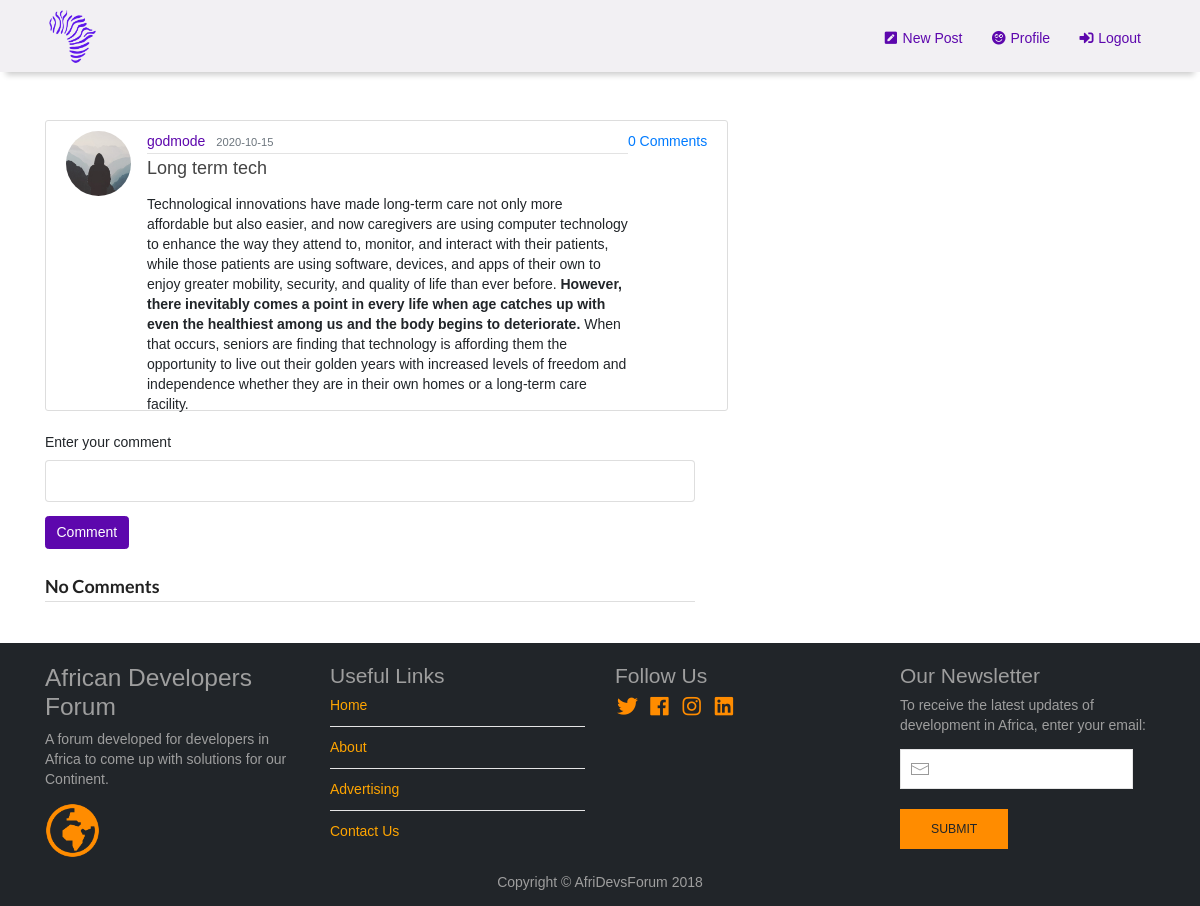
The app's page /post/1 (signed in) with its own data.
### flaskblog/models.py (models this page shows, shortened)
class User(db.Model, UserMixin):  # this class is used for creating the database table User
    id = db.Column(db.Integer, primary_key = True)  # id attribute/column that is an integer and primary key
    name = db.Column(db.String(64))
    username = db.Column(db.String(20), unique = True, nullable = False)
    email = db.Column(db.String(120), unique = True, nullable = False)
    country = db.Column(db.String(20), nullable = False)
    about_me = db.Column(db.Text())
    member_since = db.Column(db.DateTime, default = datetime.utcnow)
    image_file = db.Column(db.String(20), nullable = False, default = 'default.jpg')
    password = db.Column(db.String(60), nullable = True)
    confirmed = db.Column(db.Boolean, default = False)
    role_id = db.Column(db.Integer, db.ForeignKey('role.id'))
    posts = db.relationship('Post', backref = 'author',
                            lazy = True)  # defining a relationship between user(author) & post
    comments = db.relationship('Comment', backref = 'author', lazy = 'dynamic')
    def can(self, permissions):
        return self.role is not None and \
               (self.role.permissions & permissions) == permissions

class Post(db.Model):
    __searchable__ = ['title', 'content']
    id = db.Column(db.Integer, primary_key = True)
    title = db.Column(db.String(100), nullable = False)
    date_posted = db.Column(db.DateTime, nullable = False, default = datetime.utcnow)
    content = db.Column(db.Text, nullable = False)
    user_id = db.Column(db.Integer, db.ForeignKey('user.id'), nullable = False)  # a foreign key
    tag = db.relationship('Tag', secondary = post_tag, backref = 'post', lazy = 'dynamic')
    comments = db.relationship('Comment', backref = 'post', lazy = 'dynamic')

### flaskblog/posts/routes.py (the view, shortened to what this page needs)
@posts.route("/post/<int:post_id>", methods = ['GET', 'POST'])
def post(post_id):
    view_post = Post.query.get_or_404(post_id)
    form = CommentForm()
    page = request.args.get('page', 1, type = int)
    if page == -1:
        page = (view_post.comments.count() - 1) // current_app.config['FLASKY_COMMENTS_PER_PAGE'] + 1
    pagination = view_post.comments.order_by(Comment.timestamp.asc()).paginate(page, per_page = current_app.config[
        'FLASKY_COMMENTS_PER_PAGE'], error_out = False)
    comments = pagination.items
    return render_template('post.html', title = view_post.title, post = view_post, form = form, comments = comments,
                           pagination = pagination)

### flaskblog/posts/forms.py
class CommentForm(FlaskForm):
    body = StringField('Enter your comment', validators = [DataRequired()])
    submit = SubmitField('Comment')

### flaskblog/__init__.py (called while the page is built)
def initialize_extensions(app):
    db.init_app(app)
    migrate.init_app(app, db)
    bcrypt.init_app(app)
    login_manager.init_app(app)
    mail.init_app(app)
    ckeditor.init_app(app)
    bootstrap.init_app(app)
    moment.init_app(app)
    from flaskblog.models import User
    @login_manager.user_loader
    def load_user(user_id):
        return User.query.filter(User.id == int(user_id)).first()

### flaskblog/main/__init__.py (called while the page is built)
@main.app_context_processor
def inject_permissions():
    return dict(Permission = Permission)

### flaskblog/users/routes.py (called while the page is built)
@users.before_app_request
def before_request():
    if current_user.is_authenticated:
        if not current_user.confirmed \
                and request.endpoint \
                and request.blueprint != 'users' \
                and request.endpoint != 'static':
            return redirect(url_for('users.unconfirmed'))

### flaskblog/templates/post.html (shortened to what this page needs)
{% extends 'layout.html' %}
{% block content %}
<article class="media content-section">
    <img class="rounded-circle article-img"
         src="{{ url_for('static', filename='profile_pics/' + post.author.image_file) }}">
    <div class="media-body">
        <div class="article-metadata">
            <a class="mr-2" href="{{ url_for('users.user_profile', username=post.author.username) }}" id="username">{{
                post.author.username }}</a>
            <small class="text-muted">{{ post.date_posted.strftime('%Y-%m-%d') }}</small>
        </div>
        <h2 class="article-title">{{ post.title }}</h2>
        <p class="article-content">{{ post.content| safe }}</p>
    </div>
    <div class="article-metadata-comment">
        <a href="{{ url_for('.post', post_id=post.id) }}#comments">
				<span class="label label-primary">
					{{ post.comments.count() }} Comments
				</span>
        </a>
    </div>
</article>
<div class="ui comments" wfd-id="196">
    {% if current_user.is_authenticated %}
    <form action="" class="ui reply form" enctype="multipart/form-data" method="POST">
        <div class="ui field" wfd-id="152">
            <div class="form-group">
                {{ form.body.label(class='form-control-label') }}
                {{ form.body(class='form-control form-control-lg') }}
            </div>
        </div>
        <div class="form-group">
            {{form.submit(class='btn btn-info')}}
        </div>
    </form>
    {% endif %}
    {% if post.comments.count() > 0 %}
    <h3 class="ui dividing header">Comments</h3>
    {% for comment in comments %}
    <div class="comment" wfd-id="219">
        <a class="avatar">
            <img src="{{ url_for('static', filename='profile_pics/' + comment.author.image_file) }}">
        </a>
        <div class="content" wfd-id="220">
            <a class="author">{{comment.author.username}}</a>
            <div class="metadata" wfd-id="223">
                <span class="date" wfd-id="224">{{ moment(comment.timestamp).fromNow() }}</span>
            </div>
            {% if comment.disabled %}
            <div class="text" wfd-id="222"><i>This comment has been disabled by a moderator.</i></div>
            {% endif %}
            {% if moderate or not comment.disabled %}
            {% if comment.body_html %}
            <div class="text" wfd-id="222">{{ comment.body_html | safe }}</div>
            {% else %}
            <div class="text" wfd-id="222">{{ comment.body }}</div>
            {% endif %}
            {% endif %}
        </div>
    </div>
    {% endfor %}
    {% if moderate %}
    <br>
    {% if comment.disabled %}
    <a class="btn btn-default btn-xs" href="{{ url_for('.moderate_enable',
			id=comment.id, page=page) }}">Enable</a>
    {% else %}
    <a class="btn btn-danger btn-xs" href="{{ url_for('.moderate_disable',
			id=comment.id, page=page) }}">Disable</a>
    {% endif %}
    {% endif %}
    {% else %}
    <h3 class="ui dividing header">No Comments</h3>
    {% endif %}
</div>
{% endblock content %}

### flaskblog/static/css/main.css (style rules this page uses)
* { font-family: Futura, "Trebuchet MS", Arial, sans-serif; }
body { background: #fafafa; color: #333333; margin: 0; }
h1, h2, h3, h4, h5, h6 { color: #444444; }
.content-section { background: #ffffff; padding: 10px 20px; border: 1px solid #dddddd; border-radius: 3px; margin-bottom: 20px; }
.article-title { color: #444444; font-size:large; }
.article-content { white-space: pre-line; font-size: small; }
.article-img { height: 65px; width: 65px; margin-right: 16px; }
.article-metadata { padding-bottom: 1px; margin-bottom: 4px; border-bottom: 1px solid #e3e3e3 }
.article-metadata #username { color: #5d07ad; }
#main .btn-info { background-color: #5d07ad; color:#ffffff; border-color: #5d07ad; }

### records on screen
User: image_file (placeholder picture), author.username "godmode"
Post: date_posted "2020-10-15", title "Long term tech", content "Technological innovations have made long-term care not only more affordable but also easier, and now caregivers are using computer technology to enhance the way they attend to, monitor, and interact with their patients, while those patients are using software, devices, and apps of their own to enjoy greater mobility, security, and quality of life than ever before. However, there inevitably comes a point in every life when age catches up with even the healthiest among us and the body begins to deteriorate. When that occurs, seniors are finding that technology is affording them the opportunity to live out their golden years with increased levels of freedom and independence whether they are in…"

### other values on screen
{{ post.comments.count() }} "0"
